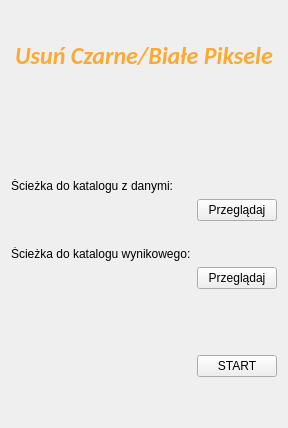
       <widget class="QWidget" name="tab_bw">
        <property name="acceptDrops">
         <bool>false</bool>
        </property>
        <attribute name="title">
         <string>B/W pix</string>
        </attribute>
        <layout class="QGridLayout" name="gridLayout_BW_pix" rowstretch="0,0,0,0,0,0,0,0,0,0,0,0,0,0">
         <item row="9" column="0" colspan="2">
          <layout class="QGridLayout" name="gridLayout_bw_path_output">
           <property name="topMargin">
            <number>10</number>
           </property>
           <property name="bottomMargin">
            <number>10</number>
           </property>
           <item row="0" column="0">
            <widget class="QLabel" name="label_bw_path_output">
             <property name="sizePolicy">
              <sizepolicy hsizetype="Expanding" vsizetype="Fixed">
               <horstretch>0</horstretch>
               <verstretch>0</verstretch>
              </sizepolicy>
             </property>
             <property name="text">
              <string>Ścieżka do katalogu wynikowego:</string>
             </property>
            </widget>
           </item>
           <item row="1" column="1">
            <widget class="QPushButton" name="pushButton_bw_path_output">
             <property name="text">
              <string>Przeglądaj</string>
             </property>
            </widget>
           </item>
          </layout>
         </item>
         <item row="13" column="0" colspan="2">
          <spacer name="verticalSpacer_bw">
           <property name="orientation">
            <enum>Qt::Vertical</enum>
           </property>
           <property name="sizeHint" stdset="0">
            <size>
             <width>20</width>
             <height>40</height>
            </size>
           </property>
          </spacer>
         </item>
         <item row="10" column="0" colspan="2">
          <layout class="QVBoxLayout" name="verticalLayout_bw_start">
           <property name="topMargin">
            <number>50</number>
           </property>
           <item alignment="Qt::AlignRight|Qt::AlignVCenter">
            <widget class="QPushButton" name="pushButton_bw_start">
             <property name="sizePolicy">
              <sizepolicy hsizetype="Fixed" vsizetype="Fixed">
               <horstretch>0</horstretch>
               <verstretch>0</verstretch>
              </sizepolicy>
             </property>
             <property name="text">
              <string>START</string>
             </property>
            </widget>
           </item>
          </layout>
         </item>
         <item row="3" column="0" colspan="2">
          <layout class="QVBoxLayout" name="verticalLayout_bw">
           <property name="topMargin">
            <number>30</number>
           </property>
           <property name="bottomMargin">
            <number>92</number>
           </property>
           <item alignment="Qt::AlignHCenter|Qt::AlignVCenter">
            <widget class="QLabel" name="label_bw">
             <property name="sizePolicy">
              <sizepolicy hsizetype="Fixed" vsizetype="Fixed">
               <horstretch>0</horstretch>
               <verstretch>0</verstretch>
              </sizepolicy>
             </property>
             <property name="palette">
              <palette>
               <active>
                <colorrole role="WindowText">
                 <brush brushstyle="SolidPattern">
                  <color alpha="255">
                   <red>250</red>
                   <green>170</green>
                   <blue>50</blue>
                  </color>
                 </brush>
                </colorrole>
               </active>
               <inactive>
                <colorrole role="WindowText">
                 <brush brushstyle="SolidPattern">
                  <color alpha="255">
                   <red>250</red>
                   <green>170</green>
                   <blue>50</blue>
                  </color>
                 </brush>
                </colorrole>
               </inactive>
               <disabled>
                <colorrole role="WindowText">
                 <brush brushstyle="SolidPattern">
                  <color alpha="255">
                   <red>120</red>
                   <green>120</green>
                   <blue>120</blue>
                  </color>
                 </brush>
                </colorrole>
               </disabled>
              </palette>
             </property>
             <property name="font">
              <font>
               <family>Calibri</family>
               <pointsize>18</pointsize>
               <italic>true</italic>
               <bold>true</bold>
              </font>
             </property>
             <property name="text">
              <string>Usuń Czarne/Białe Piksele</string>
             </property>
            </widget>
           </item>
          </layout>
         </item>
         <item row="6" column="0" rowspan="2" colspan="2">
          <layout class="QGridLayout" name="gridLayout_bw_path_input">
           <property name="topMargin">
            <number>10</number>
           </property>
           <property name="bottomMargin">
            <number>10</number>
           </property>
           <item row="0" column="0">
            <widget class="QLabel" name="label_bw_path_input">
             <property name="sizePolicy">
              <sizepolicy hsizetype="Expanding" vsizetype="Fixed">
               <horstretch>0</horstretch>
               <verstretch>0</verstretch>
              </sizepolicy>
             </property>
             <property name="acceptDrops">
              <bool>false</bool>
             </property>
             <property name="text">
              <string>Ścieżka do katalogu z danymi:</string>
             </property>
            </widget>
           </item>
           <item row="1" column="1">
            <widget class="QPushButton" name="pushButton_bw_path_input">
             <property name="text">
              <string>Przeglądaj</string>
             </property>
            </widget>
           </item>
          </layout>
         </item>
        </layout>
       </widget>
